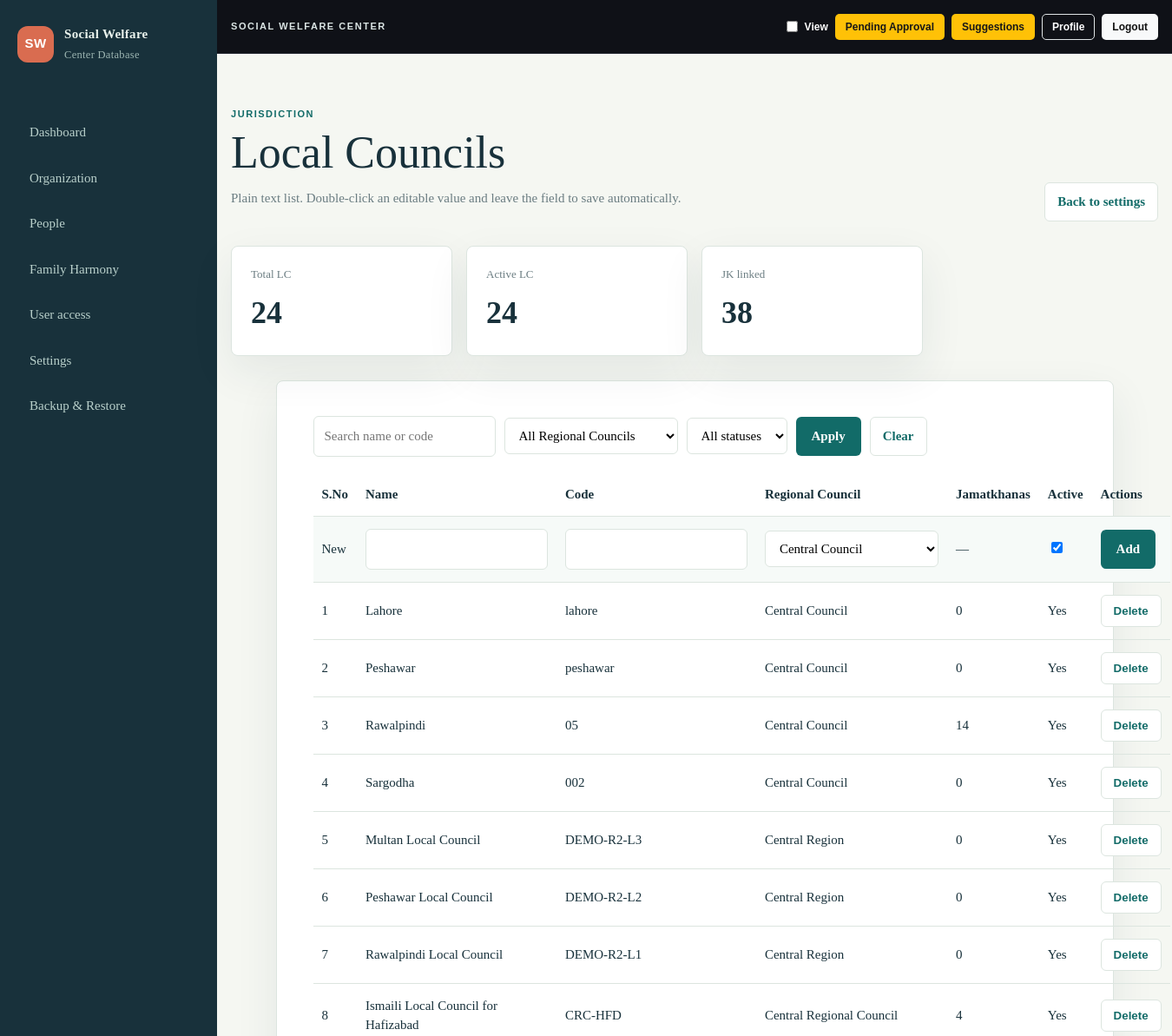
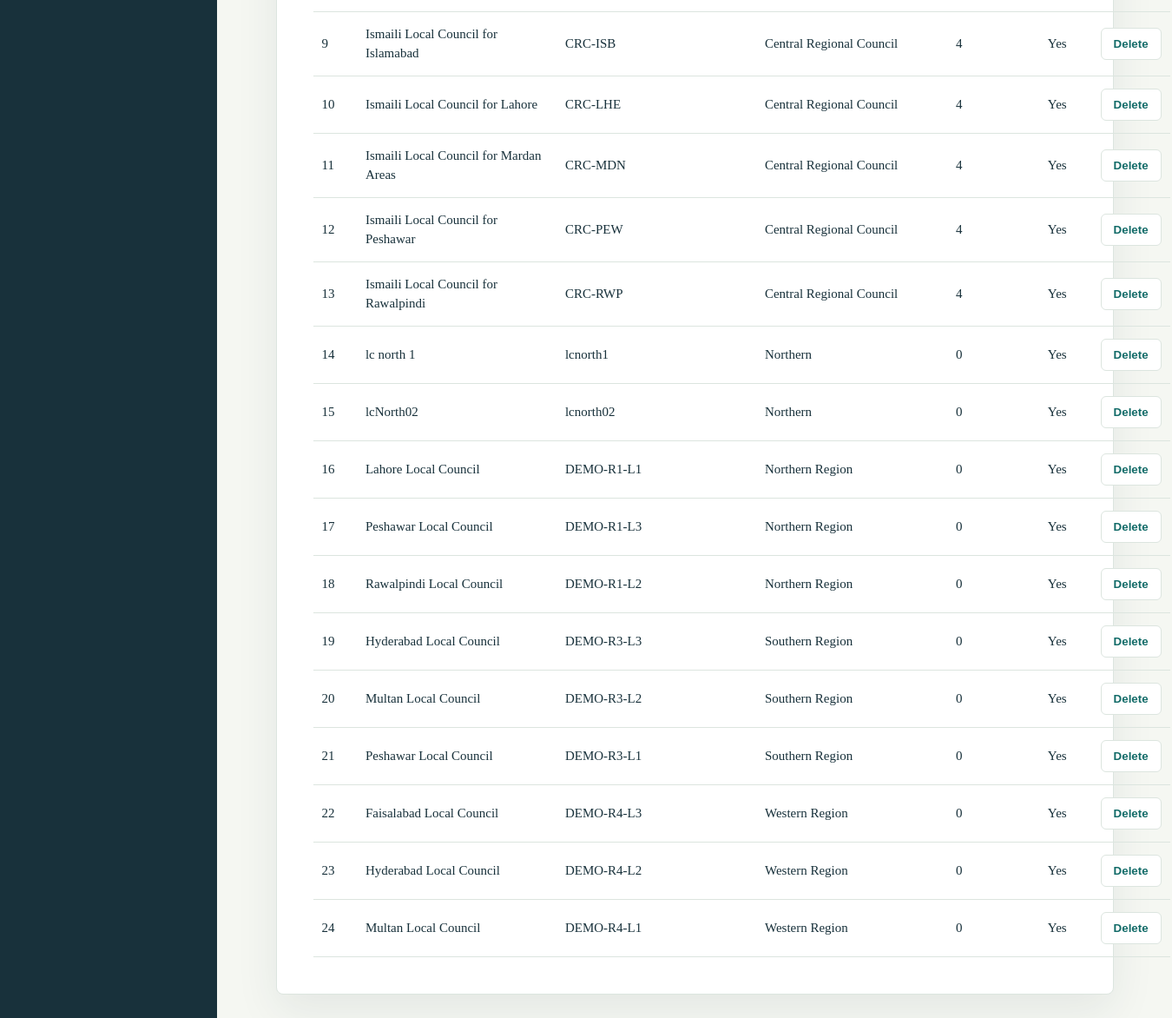
Page /organization/local-councils/ (signed in) on the committed database (2 pictures, top to bottom).
### organization/models.py (models this page shows, shortened)
class TimeStampedModel(models.Model):
    created_at = models.DateTimeField(auto_now_add=True)
    updated_at = models.DateTimeField(auto_now=True)
    class Meta:
        abstract = True

class LocalCouncil(TimeStampedModel):
    regional_council = models.ForeignKey(RegionalCouncil, on_delete=models.PROTECT, related_name='locals')
    name = models.CharField(max_length=160)
    code = models.CharField(max_length=40, unique=True)
    is_active = models.BooleanField(default=True)
    class Meta:
        indexes = [models.Index(fields=['regional_council', 'is_active'])]

class RegionalCouncil(TimeStampedModel):
    national_council = models.ForeignKey(NationalCouncil, on_delete=models.PROTECT, related_name='regions')
    name = models.CharField(max_length=160)
    code = models.CharField(max_length=40, unique=True)
    is_active = models.BooleanField(default=True)
    class Meta:
        indexes = [models.Index(fields=['national_council', 'is_active'])]

### config/views.py (the view, shortened to what this page needs)
# urls.py: path('organization/local-councils/', local_councils, name='local_councils'),
@login_required
def local_councils(request):
    query=(request.GET.get('q') or '').strip(); region_filter=request.GET.get('region',''); status_filter=request.GET.get('status','')
    qs=LocalCouncil.objects.select_related('regional_council','regional_council__national_council').all()
    if query: qs=qs.filter(Q(name__icontains=query)|Q(code__icontains=query))
    if region_filter: qs=qs.filter(regional_council_id=region_filter)
    if status_filter in ('active','inactive'): qs=qs.filter(is_active=status_filter=='active')
    page=Paginator(qs.order_by('regional_council__name','name'),25).get_page(request.GET.get('page'))
    return render(request,'organization/local_councils.html',{'page_obj':page,'items':page,'query':query,'region':region_filter,'status':status_filter,'regions':RegionalCouncil.objects.all().order_by('name'),'title':'Local Council','subtitle':'Create, filter and edit Local Councils inline.','stats':{'total':LocalCouncil.objects.count(),'active':LocalCouncil.objects.filter(is_active=True).count(),'linked':Jamatkhana.objects.filter(is_active=True).count()}})

### config/context_processors.py (called while the page is built)
def social_nav(request):
    count = 0
    if getattr(request, 'user', None) and request.user.is_authenticated:
        try:
            from family_harmony.models import PublicFormInvitation
            count = PublicFormInvitation.objects.filter(submitted_at__isnull=False, profile__isnull=False, profile__status__in=['DRAFT','AWAITING_CONSENT']).count()
        except Exception:
            count = 0
    return {'PENDING_APPROVAL_COUNT': count}

### templates/organization/local_councils.html (shortened to what this page needs)
{% extends 'base.html' %}{% block content %}
<section class="page-head inline"><div><p class="eyebrow">JURISDICTION</p><h1>Local Councils</h1><p class="muted">Plain text list. Double-click an editable value and leave the field to save automatically.</p></div><a class="secondary" href="{% url 'settings' %}">Back to settings</a></section><section class="metrics"><article><span>Total LC</span><strong>{{ stats.total }}</strong></article><article><span>Active LC</span><strong>{{ stats.active }}</strong></article><article><span>JK linked</span><strong>{{ stats.linked }}</strong></article></section><section class="panel"><form method="get" class="filters"><input type="search" name="q" value="{{ query }}" placeholder="Search name or code"><select name="region"><option value="">All Regional Councils</option>{% for r in regions %}<option value="{{ r.id }}" {% if r.id|stringformat:'s' == region %}selected{% endif %}>{{ r.name }}</option>{% endfor %}</select><select name="status"><option value="">All statuses</option><option value="active" {% if status == 'active' %}selected{% endif %}>Active</option><option value="inactive" {% if status == 'inactive' %}selected{% endif %}>Inactive</option></select><button class="primary">Apply</button><a class="secondary" href="{% url 'local_councils' %}">Clear</a></form><div class="crud-wrap" style="padding:18px"><table class="crud-table"><thead><tr><th>S.No</th><th>Name</th><th>Code</th><th>Regional Council</th><th>Jamatkhanas</th><th>Active</th><th>Actions</th></tr></thead><tbody><tr class="create-row"><form method="post">{% csrf_token %}<input type="hidden" name="action" value="create"><td>New</td><td><input name="name" required></td><td><input name="code" required></td><td><select name="regional_council">{% for r in regions %}<option value="{{ r.id }}">{{ r.name }}</option>{% endfor %}</select></td><td>—</td><td><input type="checkbox" name="is_active" checked></td><td><button class="primary">Add</button></td></form></tr>{% for item in items %}<tr><td>{{ forloop.counter0|add:page_obj.start_index }}</td><td class="editable-cell" data-editable data-model="local" data-id="{{ item.id }}" data-field="name" data-value="{{ item.name }}" data-display="{{ item.name }}">{{ item.name }}</td><td class="editable-cell" data-editable data-model="local" data-id="{{ item.id }}" data-field="code" data-value="{{ item.code }}" data-display="{{ item.code }}">{{ item.code }}</td><td class="editable-cell" data-editable data-model="local" data-id="{{ item.id }}" data-field="regional_council_id" data-value="{{ item.regional_council_id }}" data-display="{{ item.regional_council.name }}" data-options='[{% for r in regions %}{"value":"{{ r.id }}","label":"{{ r.name|escapejs }}"}{% if not forloop.last %},{% endif %}{% endfor %}]'>{{ item.regional_council.name }}</td><td>{{ item.jamatkhanas.count }}</td><td class="editable-cell" data-editable data-model="local" data-id="{{ item.id }}" data-field="is_active" data-type="boolean" data-value="{{ item.is_active|yesno:'true,false' }}" data-display="{{ item.is_active|yesno:'Yes,No' }}">{{ item.is_active|yesno:'Yes,No' }}</td><td><form method="post" onsubmit="return confirm('Delete this Local Council? If in use it will be made inactive.');">{% csrf_token %}<input type="hidden" name="action" value="delete"><input type="hidden" name="id" value="{{ item.id }}"><button class="secondary">Delete</button></form></td></tr>{% endfor %}</tbody></table></div></section>{% include 'partials/pagination.html' %}{% include 'organization/_inline_script.html' %}{% endblock %}

### static/app.css (style rules this page uses)
:root { --ink:#18313b;--muted:#6b7d82;--paper:#f5f7f2;--white:#fff;--line:#dce5df;--teal:#126b68;--coral:#d96c50;--shadow:0 18px 50px rgba(24,49,59,.08) }
* { box-sizing:border-box }
body { margin:0;background:var(--paper);color:var(--ink);font:15px/1.5 Georgia,serif }
a { color:inherit;text-decoration:none }
.eyebrow { font:11px/1.2 Arial,sans-serif;letter-spacing:.14em;color:var(--teal);font-weight:bold }
.page-head { padding:52px 5vw 28px }
.page-head.inline { display:flex;justify-content:space-between;align-items:end;gap:20px }
h1 { font-size:clamp(30px,4vw,52px);line-height:1.02;margin:8px 0 10px;font-weight:normal }
.muted { color:var(--muted) }
.metrics,.profile-grid,.status-grid { display:grid;gap:16px;padding:0 5vw 28px }
.metrics { grid-template-columns:repeat(4,1fr) }
.metrics article,.panel,.profile-card,.empty { background:var(--white);border:1px solid var(--line);border-radius:8px;box-shadow:var(--shadow) }
.metrics article { padding:22px }
.metrics span,.metrics strong { display:block }
.metrics span { color:var(--muted);font-size:13px }
.metrics strong { font-size:36px;margin-top:8px }
.panel { margin:0 5vw 28px;padding:24px }
.search input,.search select,input,select { border:1px solid var(--line);padding:11px 12px;border-radius:6px;background:white;font:inherit }
.primary { border:0;border-radius:6px;background:var(--teal);color:#fff;padding:11px 18px;font:inherit;font-weight:bold;cursor:pointer }
table { width:100%;border-collapse:collapse }
th,td { text-align:left;padding:14px 10px;border-bottom:1px solid var(--line) }
.page-head,.metrics,.profile-grid { padding-left:16px;padding-right:16px }
.secondary { display:inline-block;border:1px solid var(--line);border-radius:6px;background:white;color:var(--teal);padding:10px 14px;font-weight:bold }

### templates/organization/local_councils.html (style rules this page uses)
.editable-cell { cursor:text;border-radius:4px }
.create-row { background:#f6faf8 }
.filters { display:flex;gap:10px;flex-wrap:wrap;align-items:center;padding:16px 18px 0 }
.filters input,.filters select { min-height:40px }

### rows in the picture
LocalCouncil: name "Lahore", code "lahore", regional_council.name "Central Council", jamatkhanas.count "0", is_active "Yes"
LocalCouncil: name "Peshawar", code "peshawar", regional_council.name "Central Council", jamatkhanas.count "0", is_active "Yes"
LocalCouncil: name "Rawalpindi", code "05", regional_council.name "Central Council", jamatkhanas.count "14", is_active "Yes"
LocalCouncil: name "Sargodha", code "002", regional_council.name "Central Council", jamatkhanas.count "0", is_active "Yes"
LocalCouncil: name "Multan Local Council", code "DEMO-R2-L3", regional_council.name "Central Region", jamatkhanas.count "0", is_active "Yes"
LocalCouncil: name "Peshawar Local Council", code "DEMO-R2-L2", regional_council.name "Central Region", jamatkhanas.count "0", is_active "Yes"
LocalCouncil: name "Rawalpindi Local Council", code "DEMO-R2-L1", regional_council.name "Central Region", jamatkhanas.count "0", is_active "Yes"
LocalCouncil: name "Ismaili Local Council for Hafizabad", code "CRC-HFD", regional_council.name "Central Regional Council", jamatkhanas.count "4", is_active "Yes"
LocalCouncil: name "Ismaili Local Council for Islamabad", code "CRC-ISB", regional_council.name "Central Regional Council", jamatkhanas.count "4", is_active "Yes"
LocalCouncil: name "Ismaili Local Council for Lahore", code "CRC-LHE", regional_council.name "Central Regional Council", jamatkhanas.count "4", is_active "Yes"
LocalCouncil: name "Ismaili Local Council for Mardan Areas", code "CRC-MDN", regional_council.name "Central Regional Council", jamatkhanas.count "4", is_active "Yes"
LocalCouncil: name "Ismaili Local Council for Peshawar", code "CRC-PEW", regional_council.name "Central Regional Council", jamatkhanas.count "4", is_active "Yes"
LocalCouncil: name "Ismaili Local Council for Rawalpindi", code "CRC-RWP", regional_council.name "Central Regional Council", jamatkhanas.count "4", is_active "Yes"
LocalCouncil: name "lc north 1", code "lcnorth1", regional_council.name "Northern", jamatkhanas.count "0", is_active "Yes"
LocalCouncil: name "lcNorth02", code "lcnorth02", regional_council.name "Northern", jamatkhanas.count "0", is_active "Yes"
LocalCouncil: name "Lahore Local Council", code "DEMO-R1-L1", regional_council.name "Northern Region", jamatkhanas.count "0", is_active "Yes"
LocalCouncil: name "Peshawar Local Council", code "DEMO-R1-L3", regional_council.name "Northern Region", jamatkhanas.count "0", is_active "Yes"
LocalCouncil: name "Rawalpindi Local Council", code "DEMO-R1-L2", regional_council.name "Northern Region", jamatkhanas.count "0", is_active "Yes"
LocalCouncil: name "Hyderabad Local Council", code "DEMO-R3-L3", regional_council.name "Southern Region", jamatkhanas.count "0", is_active "Yes"
LocalCouncil: name "Multan Local Council", code "DEMO-R3-L2", regional_council.name "Southern Region", jamatkhanas.count "0", is_active "Yes"
LocalCouncil: name "Peshawar Local Council", code "DEMO-R3-L1", regional_council.name "Southern Region", jamatkhanas.count "0", is_active "Yes"
LocalCouncil: name "Faisalabad Local Council", code "DEMO-R4-L3", regional_council.name "Western Region", jamatkhanas.count "0", is_active "Yes"
LocalCouncil: name "Hyderabad Local Council", code "DEMO-R4-L2", regional_council.name "Western Region", jamatkhanas.count "0", is_active "Yes"
LocalCouncil: name "Multan Local Council", code "DEMO-R4-L1", regional_council.name "Western Region", jamatkhanas.count "0", is_active "Yes"

### other values in the picture
{{ stats.total }} "24"
{{ stats.active }} "24"
{{ stats.linked }} "38"
form field regional_council "Central Council"
